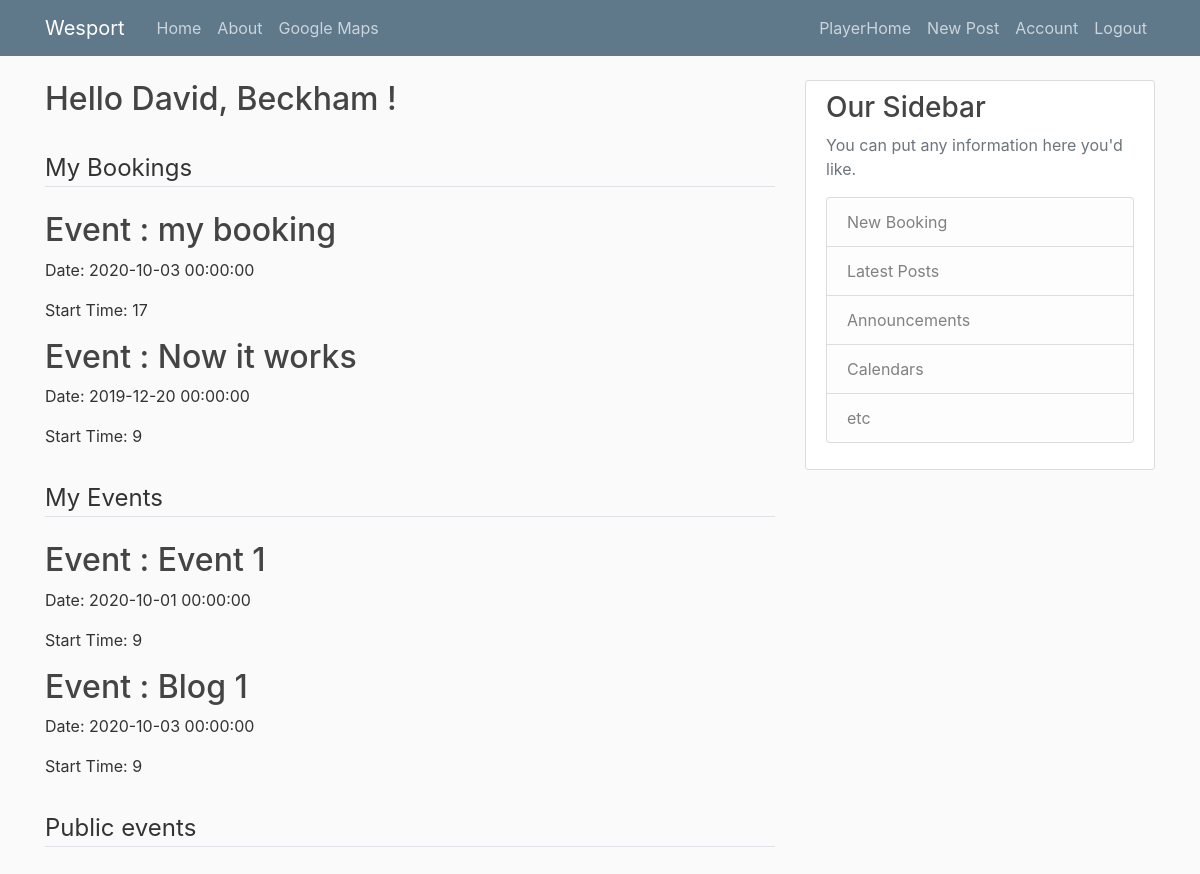
The app's page /player_home (signed in) with its own data.
### wesport/models.py (models this page shows, shortened)
class Player(db.Model):
    id = db.Column(db.Integer, primary_key=True)
    name = db.Column(db.String(60), nullable=False)
    surname = db.Column(db.String(60), nullable=False)
    gender = db.Column(db.String(10), nullable=False)
    phone_number = db.Column(db.String(20), unique=True, nullable=False)
    address = db.Column(db.String(60), nullable=False)
    birthdate = db.Column(db.Date, nullable=False)
    subscription_date = db.Column(db.Date, nullable=False, default=datetime.utcnow)
    image_file = db.Column(db.String(20), nullable=False, default='default.jpg')
    user_id = db.Column(db.Integer, db.ForeignKey('user.id'), nullable=False)
    booking = db.relationship('Booking', backref='booker', lazy=True)

class Booking(db.Model):
    id = db.Column(db.Integer, primary_key=True)
    title = db.Column(db.String(64), nullable=False, unique=False)
    date = db.Column(db.DateTime, nullable=False)
    startTime = db.Column(db.Integer, nullable=False)
    endTime = db.Column(db.Integer, nullable=False)  # should be calculated with startTime and duration
    duration = db.Column(db.Integer, nullable=False)
    booker_id = db.Column(db.Integer, db.ForeignKey('player.id'), nullable=False)
    field_id = db.Column(db.Integer, db.ForeignKey('field.id'), nullable=False)

class Participants(db.Model):
    id = db.Column(db.Integer, primary_key=True)
    booking = db.Column(db.Integer, db.ForeignKey('booking.id'))
    player = db.Column(db.Integer, db.ForeignKey('player.id'))
    event = db.relationship('Booking', backref='booking', lazy=True)

### wesport/player/routes.py (the view)
@player.route("/player_home")
@login_required
def player_home():
    if current_user.is_authenticated:
        if current_user.urole == 'Club':
            return redirect(url_for('club.club_home'))
    player = Player.query.filter_by(user_id=current_user.id).first()
    bookings = Booking.query.filter_by(booker_id=current_user.id).all()
    bookings_query = db.session.query(Booking).filter_by(booker_id=current_user.id).add_columns(Booking.id).all() # query to pass the booking.ids to exclude in the public event
    bookings_id = []  # list of ids of my bookings
    for booking in bookings_query:
        bookings_id.append(booking[1])
    myevents = db.session.query(Booking).join(Participants)\
        .add_columns(Booking.id, Participants.player, Booking.title, Booking.date, Booking.startTime, Booking.booker_id)\
        .filter(Participants.player == player.id).filter(current_user.id != Booking.booker_id)\
        .all()
    myevents_id = []  # list of ids of the event i have already joined
    for event in myevents:
        myevents_id.append(event[1])
    events = db.session.query(Booking, Participants, Field)\
        .add_columns(Participants.player, Booking.title, Booking.date, Booking.startTime, Booking.id)\
        .filter(Booking.id == Participants.booking).filter(Booking.field_id == Field.id)\
        .filter(Booking.id.notin_(myevents_id))\
        .filter(Booking.id.notin_(bookings_id))\
        .filter(Booking.date > datetime.now())\
        .group_by(Booking.id)\
        .having(func.count(Participants.player) < Field.max_people).all()
    return render_template('player_home.html', player=player, bookings=bookings, myevents=myevents, events=events)

### wesport/models.py (called while the page is built)
@login_manager.user_loader
def load_user(user_id):
    return User.query.get(int(user_id))

### wesport/templates/player_home.html (shortened to what this page needs)
{% extends 'layout.html' %}
{% block content %}
    <h2>Hello {{ player.name}}, {{ player.surname }} !</h2> <br>
    <fieldset class="form-group">
        <legend class="border-bottom mb-4">My Bookings</legend>
        {% for event in bookings %}
            <div>
                <h2><a class="article-title" href="{{  url_for('player.event', event_id=event.id) }}" target="_blank">Event : {{  event.title }}</a></h2>
                <p class="article-content">Date: {{ event.date }}</p>
                <p class="article-content">Start Time: {{ event.startTime }}</p>
            </div>
        {% endfor %}
    </fieldset>
    <fieldset class="form-group">
        <legend class="border-bottom mb-4">My Events</legend>
        {% for event in myevents %}
            <div>
                <h2><a class="article-title" href="{{  url_for('player.event', event_id=event.id) }}" target="_blank">Event : {{  event.title }}</a></h2>
                <p class="article-content">Date: {{ event.date }}</p>
                <p class="article-content">Start Time: {{ event.startTime }}</p>
            </div>
        {% endfor %}
    </fieldset>
    <fieldset class="form-group">
        <legend class="border-bottom mb-4">Public events</legend>
    </fieldset>
{% endblock content %}

### wesport/static/main.css (style rules this page uses)
body { background: #fafafa; color: #333333; margin-top: 5rem; }
h1, h2, h3, h4, h5, h6 { color: #444444; }
.article-title { color: #444444; }
.article-content { white-space: pre-line; }

### wesport/templates/layout.html (style rules this page uses)
html, body { height: 100%; margin: 0; padding: 0; }

### records on screen
Player: name "David", surname "Beckham"
Booking: title "my booking", date "2020-10-03 00:00:00", startTime "17"
Booking: title "Now it works", date "2019-12-20 00:00:00", startTime "9"
Participants: title "Event 1", date "2020-10-01 00:00:00", startTime "9"
Participants: title "Blog 1", date "2020-10-03 00:00:00", startTime "9"
